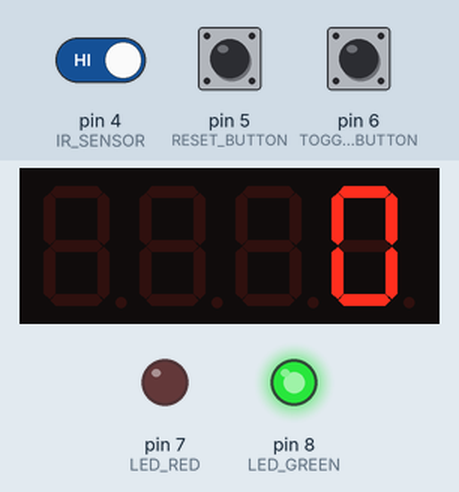
Simulated run of this sketch. Board: Arduino Uno, built with avr-gcc and run on an emulated ATmega328P. Parts: 4-digit seven-segment display, output pins drawn as LEDs (lit = HIGH). Inputs (shaded band) come from the test bench; at power-on: pin 6 (TOGGLE_BUTTON) HIGH, pin 4 (IR_SENSOR) HIGH, pin 5 (RESET_BUTTON) HIGH.

Above: at 1.2 s.
1.3 s: pin 6 (TOGGLE_BUTTON) pulled LOW for 0.15 s
At 2.5 s:
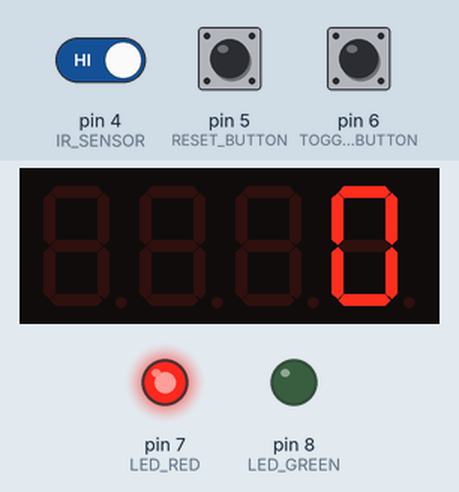
2.9 s: pin 6 (TOGGLE_BUTTON) pulled LOW for 1 s
At 3.9 s:
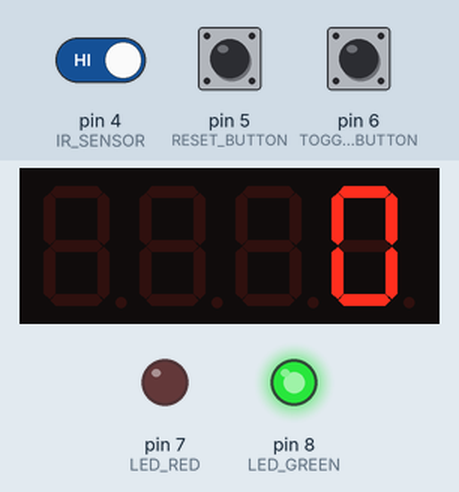
5.4 s: pin 4 (IR_SENSOR) driven LOW
At 6.6 s:
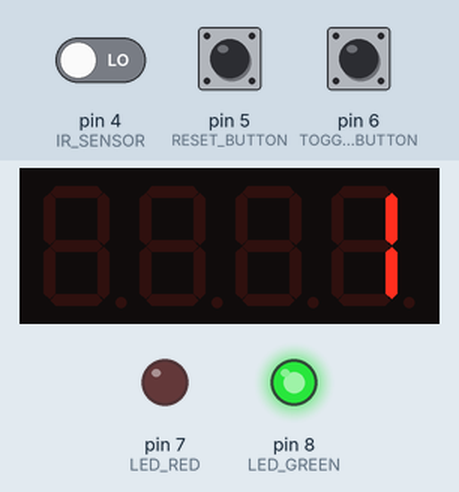
Timing chart, 0 to 8.4 s (numbered marks = the images above; inputs shaded):
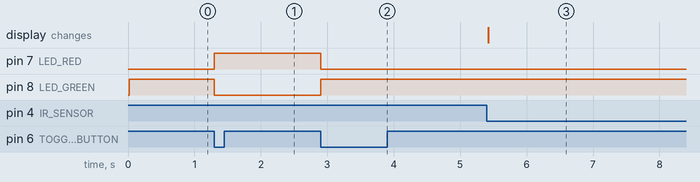

Measured:
- after the input at 1.3 s, pin 7 (LED_RED): LOW → HIGH at once; pin 8 (LED_GREEN): HIGH → LOW at once
- after the input at 2.9 s, pin 7 (LED_RED): HIGH → LOW at once; pin 8 (LED_GREEN): LOW → HIGH at once
- after the input at 5.4 s, the display: changes at once (image 3)

The sketch:

PassCompteur.ino
```cpp
#include <TM1637Display.h>

// === Pins ===
#define CLK 2
#define DIO 3
#define IR_SENSOR 4
#define RESET_BUTTON 5
#define TOGGLE_BUTTON 6
#define LED_RED 7
#define LED_GREEN 8

TM1637Display display(CLK, DIO);

// === Variables ===
volatile int count = 0;
bool detectionActive = true;
bool lastIRState = HIGH;
unsigned long lastDebounceTime = 0;
const unsigned long debounceDelay = 50;

void setup() {
  pinMode(IR_SENSOR, INPUT);
  pinMode(RESET_BUTTON, INPUT_PULLUP);
  pinMode(TOGGLE_BUTTON, INPUT_PULLUP);
  pinMode(LED_RED, OUTPUT);
  pinMode(LED_GREEN, OUTPUT);

  display.setBrightness(5);
  display.showNumberDec(0);

  updateLED();
}

void loop() {
  // === Bouton reset ===
  if (digitalRead(RESET_BUTTON) == LOW) {
    delay(200); // anti-rebond simple
    count = 0;
    display.showNumberDec(count);
  }

  // === Bouton ON/OFF détection ===
  static bool lastToggleState = HIGH;
  bool toggleState = digitalRead(TOGGLE_BUTTON);
  if (toggleState == LOW && lastToggleState == HIGH) {
    detectionActive = !detectionActive;
    updateLED();
    delay(200); // anti-rebond
  }
  lastToggleState = toggleState;

  // === Lecture capteur IR ===
  if (detectionActive) {
    bool irState = digitalRead(IR_SENSOR);
    if (irState == LOW && lastIRState == HIGH) {
      count++;
      display.showNumberDec(count);
      delay(300); // anti-doublons
    }
    lastIRState = irState;
  }
}

void updateLED() {
  digitalWrite(LED_GREEN, detectionActive ? HIGH : LOW);
  digitalWrite(LED_RED, detectionActive ? LOW : HIGH);
}
```
